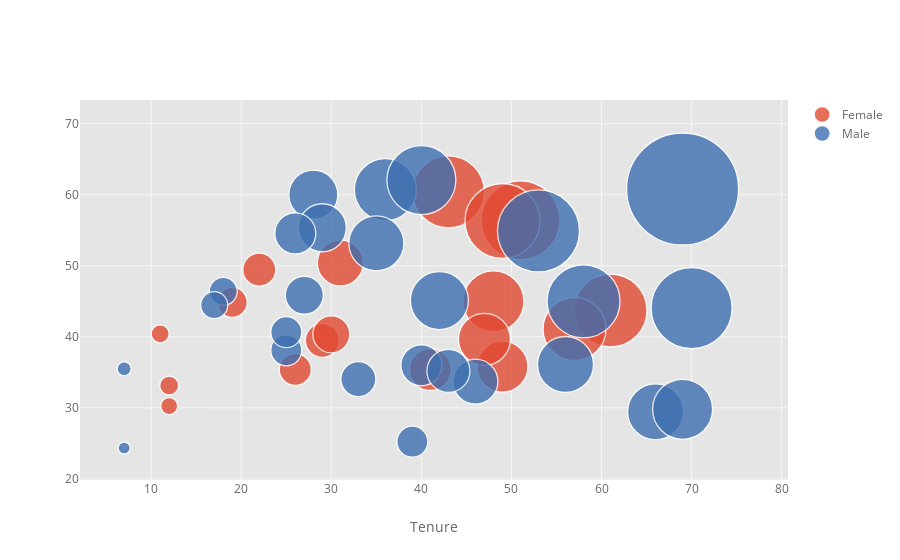

The cell this chart's notebook holds for it:
### Markdown cell above
# Bubble

### Code cell
data = data.query('PhoneService == "No"')

data.iplot(kind='bubble', x='tenure', y='MonthlyCharges', size='TotalCharges',xTitle='Tenure',
           categories='gender')

### Figure 1 — Plotly figure (JSON) as saved in the notebook; plotly's stock layout.template omitted (floating-point values rounded to 4 significant figures)
{"data": [{"marker": {"color": "rgba(226, 74, 51, 1.0)", "line": {"width": 1.3}, "opacity": 0.8, "size": [18, 19, 51, 30, 79, 61, 34, 42, 73, 72, 37, 33, 63, 32, 17, 46, 52, 75], "symbol": "circle"}, "mode": "markers", "name": "Female", "textfont": {"color": "#666666"}, "type": "scatter", "uid": "f961c7e4-fce1-4c8e-9f97-a83ead012b9a", "x": [11, 12, 49, 19, 51, 48, 29, 41, 61, 43, 30, 22, 57, 26, 12, 31, 47, 49], "y": [40.4, 33.15, 35.8, 44.85, 56.4, 45, 39.5, 35.4, 43.7, 60.4, 40.35, 49.45, 41.1, 35.4, 30.25, 50.4, 39.65, 56.3]}, {"marker": {"color": "rgba(62, 111, 176, 1.0)", "line": {"width": 1.3}, "opacity": 0.8, "size": [81, 62, 58, 56, 31, 41, 38, 49, 35, 31, 73, 69, 48, 14, 112, 56, 82, 28, 12, 60, 45, 31, 55, 41, 27, 43], "symbol": "circle"}, "mode": "markers", "name": "Male", "textfont": {"color": "#666666"}, "type": "scatter", "uid": "15181810-6c9a-4a1c-861c-d1709b947dc3", "x": [70, 36, 42, 66, 39, 40, 27, 28, 33, 25, 58, 40, 29, 7, 69, 56, 53, 18, 7, 69, 46, 25, 35, 26, 17, 43], "y": [44.05, 60.7, 45.1, 29.45, 25.25, 36, 45.85, 60, 34.05, 38.1, 45, 62.05, 55.35, 35.5, 60.8, 36.1, 54.9, 46.4, 24.35, 29.8, 33.7, 40.65, 53.15, 54.55, 44.45, 35.2]}], "layout": {"legend": {"bgcolor": "#FFFFFF", "font": {"color": "#666666"}}, "paper_bgcolor": "#FFFFFF", "plot_bgcolor": "#E5E5E5", "title": {"font": {"color": "#151516"}}, "xaxis": {"gridcolor": "#F6F6F6", "showgrid": true, "tickfont": {"color": "#666666"}, "title": {"font": {"color": "#666666"}, "text": "Tenure"}, "zerolinecolor": "#F6F6F6"}, "yaxis": {"gridcolor": "#F6F6F6", "showgrid": true, "tickfont": {"color": "#666666"}, "title": {"font": {"color": "#666666"}, "text": ""}, "zerolinecolor": "#F6F6F6"}}}
